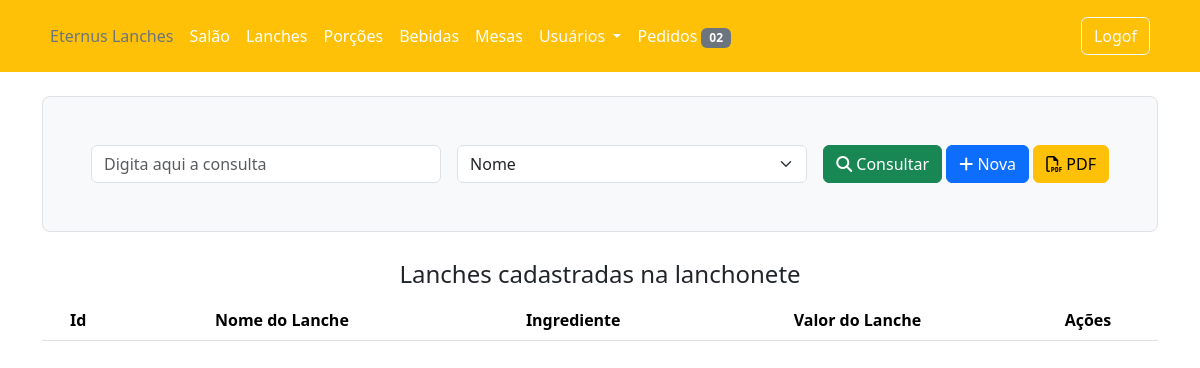
/lanchesView (signed in), run on an earlier commit of the app's database.
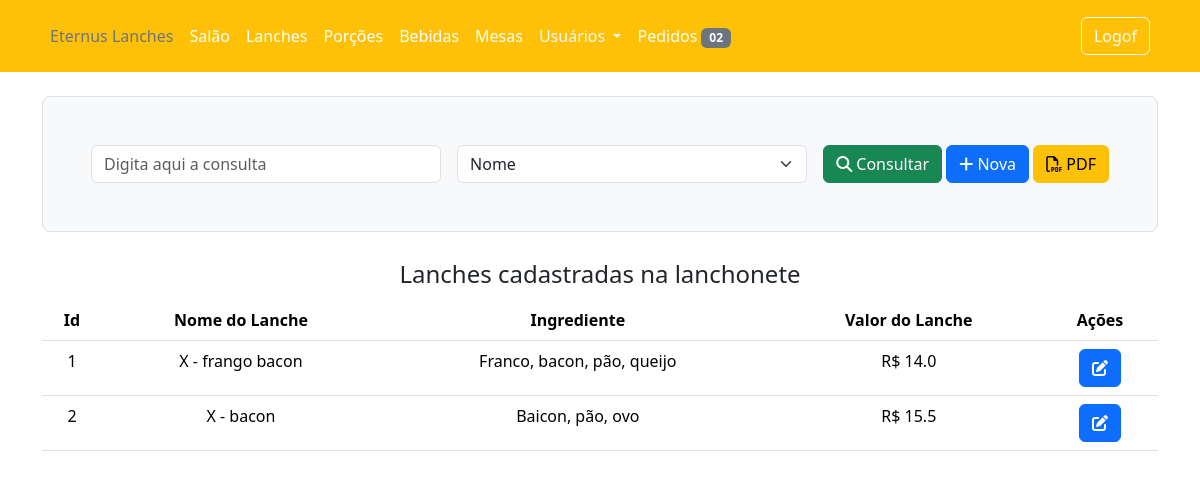
And on a later commit of the database.
### app/models/bdEternusLanches.py (models this page shows, shortened)
class Lanches(db.Model):
    __tablename__ = 'Lanches'
    id = db.Column(db.Integer, primary_key=True)
    nome = db.Column(db.String(40), unique=True, nullable=True)
    valor = db.Column(db.Float, nullable=False)
    ingrediente = db.Column(db.String(150), nullable=False)

### app/controllers/lanchonete/routes.py (the view)
@lanchonete.route('/lanchesView', methods=['GET'])
@login_required
def lanchesView():
    if current_user.is_authenticated:
        if current_user.acesso[0].tipo == 'Funcionario':
            form = LancheConsultaForm()
            lanches = Lanches.query.all()
            return render_template('lanchonete/lanches/lanchesView.html', title='Lanches', form=form, lanches=lanches)
        else:
            flash('Não tem permissão para acessar essa página', 'danger')
            return redirect(url_for('home.index'))
    else:
        flash('Faça o login para acessar essa página.', 'danger')
        return redirect(url_for('users.login'))

### app/controllers/lanchonete/lanchoneteForm.py
class LancheConsultaForm(FlaskForm):
    consultar = StringField('Consulta', validators=[DataRequired()])
    selection = SelectField(choices=['Nome', 'Id'])

### app/models/bdEternusLanches.py (called while the page is built)
@login_manager.user_loader
def load_user(user_id):
    return Users.query.get(int(user_id))

### app/templates/lanchonete/lanches/lanchesView.html (shortened to what this page needs)
{% extends 'layout/lanchonete.html' %}
{% block content %}
<div class="container">
    <header class="h-100 p-5 bg-light border rounded-3 mt-4">
        <form action="" method="POST" class="row g-3">
            <div class="col md-3">
                {{form.consultar(class='form-control', placeholder='Digita aqui a consulta')}}
            </div>
            <div class="col md-4">
                {{form.selection(class='form-select col-md-2 ml-3')}}
            </div>
            <div class="col-auto">
                <button type="submit" class="btn btn-success ml-4"><i class="fa-solid fa-magnifying-glass"></i> Consultar</button>
                <a class="btn btn-primary ml-3" href="{{url_for('lanchonete.novoLanche')}}" role="button"><i class="fa-solid fa-plus"></i> Nova</a>
                <a class="btn btn-warning ml-3" href=" " role="button"><i class="fa-regular fa-file-pdf"></i> PDF</a>
            </div>
        </form>
    </header>
    <main>
        <fieldset>
            <legend class="text-center mt-4">Lanches cadastradas na lanchonete</legend>
            <table class="table table-hover text-center">
                <thead>
                    <tr>
                        <th scope="col">Id</th>
                        <th scope="col">Nome do Lanche</th>
                        <th scope="col">Ingrediente</th>
                        <th scope="col">Valor do Lanche</th>
                        <th scope="col">Ações</th>
                    </tr>
                </thead>
                <tbody>
                    {% for lanche in lanches%}
                    <tr>
                        <td scope="row">{{lanche.id}}</td>
                        <td scope="row">{{lanche.nome}}</td>
                        <td scope="row">{{lanche.ingrediente}}</td>
                        <td scope="row">R$ {{lanche.valor}}</td>
                        <td scope="row">
                            <button onclick="editarLanche('{{lanche.id}}')" type="button" class="btn btn-primary" data-bs-toggle="modal" data-bs-target="#lancheModal">
                                <i class="fa-solid fa-pen-to-square"></i>
                            </button>
                        </td>
                    </tr>
                    {% endfor %}
                </tbody>
            </table>
        </fieldset>
    </main>
</div>
{% endblock content %}

### app/templates/layout/lanchonete.html (shortened to what this page needs)
<!doctype html>
<html lang="en">
    <head>
        <link rel="stylesheet" href="{{url_for('static', filename='node_modules/bootstrap/dist/css/bootstrap.min.css')}}"/>
        <link rel="stylesheet" href="{{url_for('static', filename='node_modules/@fortawesome/fontawesome-free/css/fontawesome.css')}}">
        <link rel="stylesheet" href="{{url_for('static', filename='node_modules/@fortawesome/fontawesome-free/css/brands.css')}}">
        <link rel="stylesheet" href="{{url_for('static', filename='node_modules/@fortawesome/fontawesome-free/css/solid.css')}}">
    </head>
    <body>
      <header class="p-3 text-bg-warning">
        <div class="container">
          <div class="d-flex flex-wrap align-items-center justify-content-center justify-content-lg-start">
            <ul class="nav col-12 col-lg-auto me-lg-auto mb-2 justify-content-center mb-md-0">
              <li><a href="{{url_for('home.index')}}" class="nav-link px-2 text-secondary">Eternus Lanches</a></li>
              <li><a href="{{url_for('lanchonete.salaoLanchonete')}}" class="nav-link px-2 text-white">Salão</a></li>
              <li><a href="{{url_for('lanchonete.lanchesView')}}" class="nav-link px-2 text-white">Lanches</a></li>
              <li><a href="{{url_for('lanchonete.porcoes')}}" class="nav-link px-2 text-white">Porções</a></li>
              <li><a href="{{url_for('lanchonete.bebidas')}}" class="nav-link px-2 text-white">Bebidas</a></li>
              <li><a href="{{url_for('lanchonete.mesas')}}" class="nav-link px-2 text-white">Mesas</a></li>
              <ul class="navbar-nav px-2">
                <li class="nav-item dropdown">
                  <a class="nav-link dropdown-toggle text-light" href="#" role="button" data-bs-toggle="dropdown" aria-expanded="false">
                    Usuários
                  </a>
                </li>
              </ul>
              <li><a href="{{url_for('lanchonete.pedidos')}}" class="nav-link px-2 text-white">Pedidos <span class="badge text-bg-secondary">02</span></a></li>
            </ul>
            <div class="text-end">
              <a class="btn btn-outline-light me-2" href="{{url_for('users.logout')}}" role="button">Logof</a>
            </div>
          </div>
        </div>
      </header>
      <main>
          {% block content %} {% endblock content %}
      </main>
    </body>
</html>

What changed in the data, as far as the page shows it:
added Lanches: id "1", nome "X - frango bacon", ingrediente "Franco, bacon, pão, queijo", valor "14.0"
added Lanches: id "2", nome "X - bacon", ingrediente "Baicon, pão, ovo", valor "15.5"
